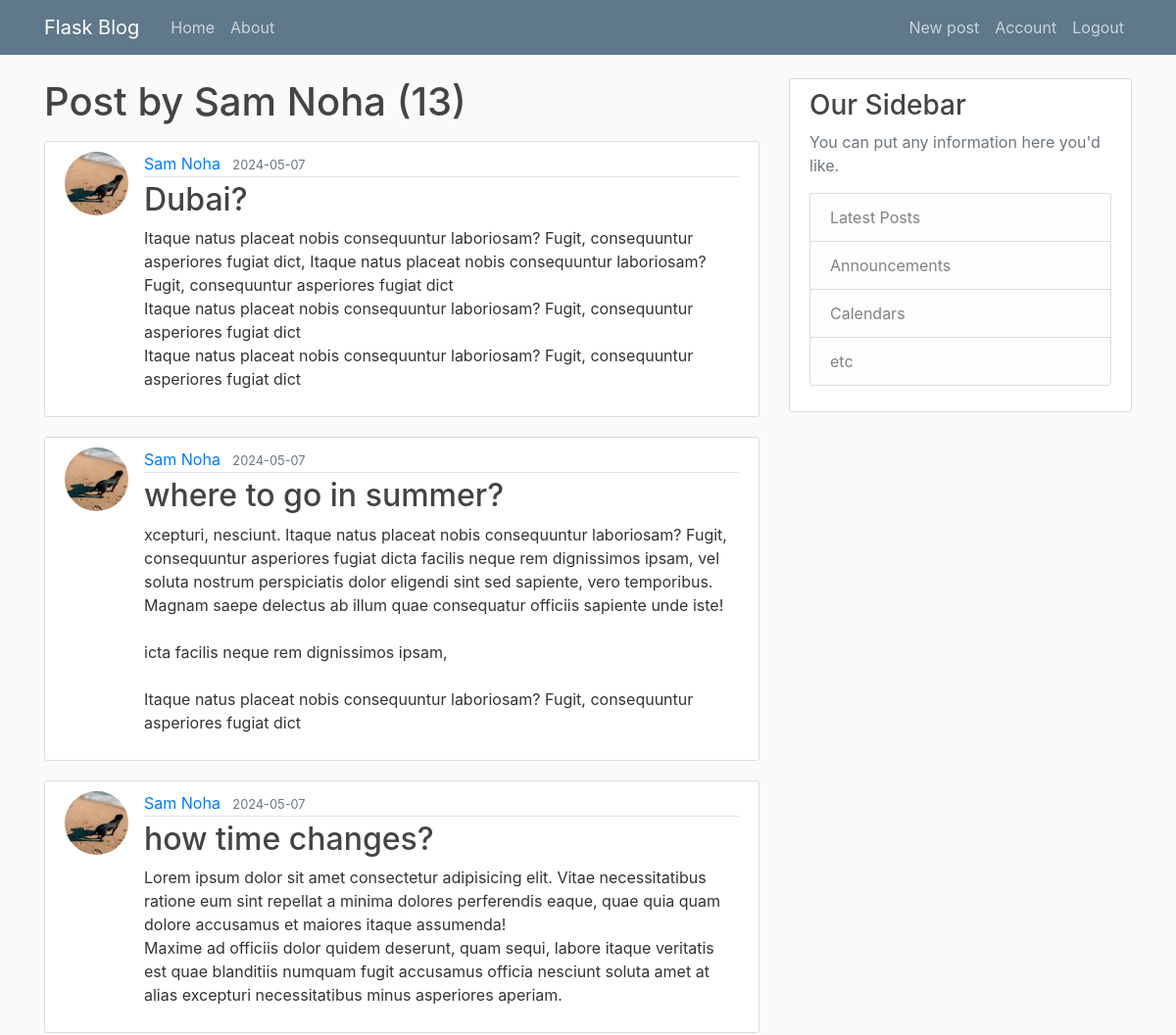
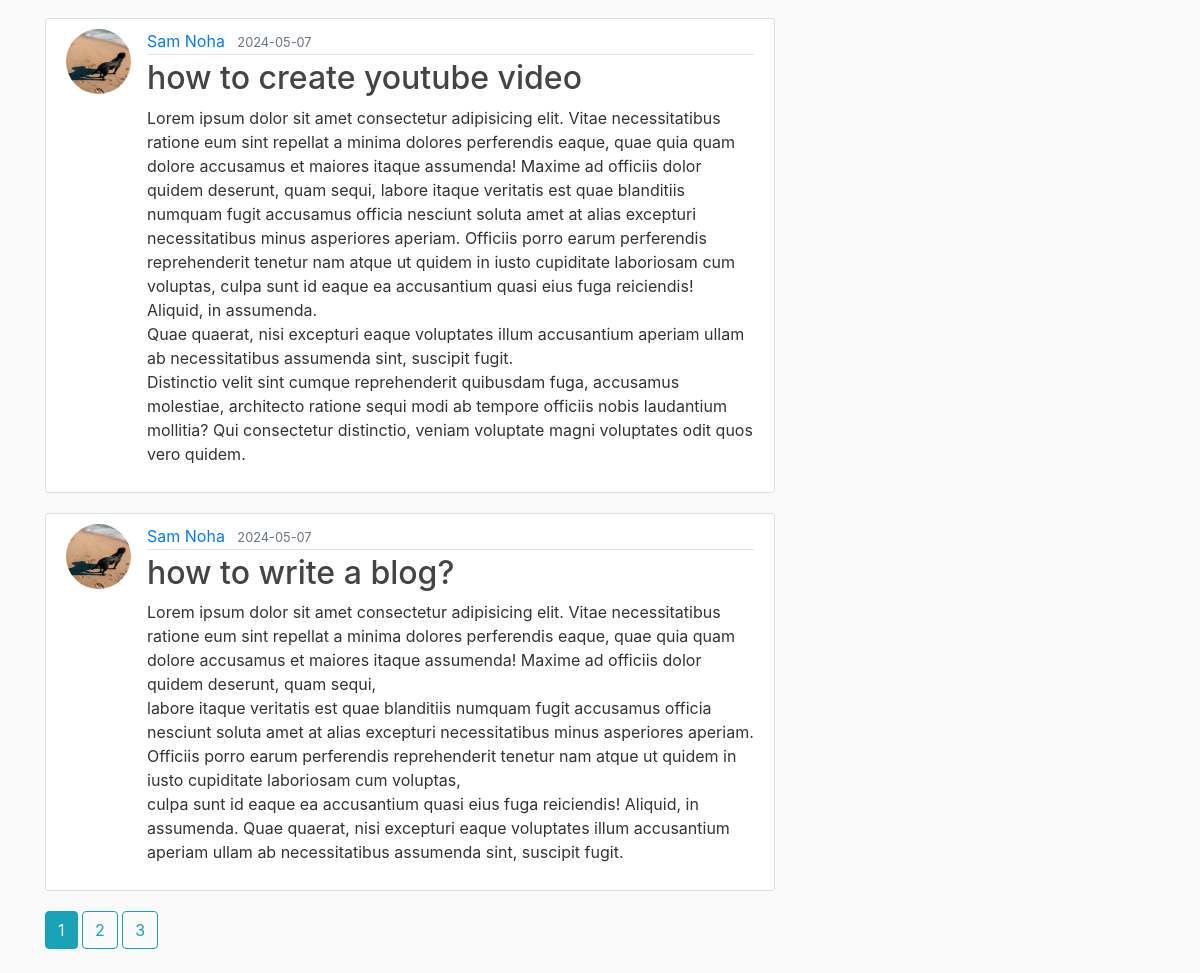
The app's page /user/Sam Noha (signed in) with its own data (2 pictures, top to bottom).
### flaskblog/models.py (models this page shows, shortened)
class User(db.Model, UserMixin):
  id = db.Column(db.Integer, primary_key=True)
  username = db.Column(db.String(20), unique=True, nullable=False)
  email = db.Column(db.String(120), unique=True, nullable=False)
  image_file = db.Column(db.String(20), nullable=False, default='default.jpg')
  password = db.Column(db.String(60), nullable=False)
  posts = db.relationship('Post', backref='author', lazy=True)

class Post(db.Model):
  id = db.Column(db.Integer, primary_key=True)
  title = db.Column(db.String(100), unique=True, nullable=False)
  date_posted = db.Column(db.DateTime, nullable=False, default=datetime.now)
  content = db.Column(db.Text, nullable=False)
  user_id = db.Column(db.Integer, db.ForeignKey('user.id'), nullable=False)

### flaskblog/users/routes.py (the view)
@users.route("/user/<string:username>")
def user_posts(username):
  page = request.args.get('page',1,type=int)
  user = User.query.filter_by(username=username).first_or_404()
  posts = Post.query.filter_by(author=user)\
    .order_by(Post.date_posted.desc())\
      .paginate(page=page,per_page=5)
  return render_template('user_post.html',posts=posts, user=user, title='User Post')

### flaskblog/models.py (called while the page is built)
@login_manager.user_loader
def user_loader(user_id):
  return User.query.get(int(user_id))

### flaskblog/templates/user_post.html
{% extends "layout.html"%}
{% block content %}
<h1 class="mb-3"> Post by {{ user.username }} ({{posts.total}}) </h1>
{% for post in posts.items %}
    <article class="media content-section d-flex">
        <div>
            <img src="{{ url_for('static', filename='profile_pics/' + post.author.image_file) }}" alt=""
                class="rounded-circle article-img">
        </div>
        <div class="media-body w-100">
            <div class="article-metadata">
                <a class="mr-2" href="{{url_for('users.user_posts',username=post.author.username)}}">{{ post.author.username }}</a>
                <small class="text-muted">{{ post.date_posted.strftime('%Y-%m-%d') }}</small>
            </div>
            <h2><a class="article-title" href="{{ url_for('posts.post',post_id=post.id)}}">{{ post.title }}</a></h2>
            <p class="article-content">{{ post.content }}</p>
        </div>
    </article>
{% endfor %}
{% for page_num in posts.iter_pages(left_edge=1,right_edge=1, right_current=1,left_current=1) %}
    {% if page_num %}
        {% if posts.page == page_num %}
            <a class="btn btn-info mb-4" href="{{ url_for('users.user_posts', username=user.username, page=page_num)}}">{{page_num}}</a>
        {% else %}
            <a class="btn btn-outline-info mb-4" href="{{ url_for('users.user_posts', username=user.username, page=page_num)}}">{{page_num}}</a>
        {% endif %}
    {% else %}
    ...
    {% endif%}
{% endfor %}
{% endblock content %}

### flaskblog/static/main.css (style rules this page uses)
body { background: #fafafa; color: #333333; margin-top: 5rem; }
h1, h2, h3, h4, h5, h6 { color: #444444; }
.content-section { background: #ffffff; padding: 10px 20px; border: 1px solid #dddddd; border-radius: 3px; margin-bottom: 20px; }
.article-title { color: #444444; }
.article-content { white-space: pre-line; }
.article-img { height: 65px; width: 65px; margin-right: 16px; }
.article-metadata { padding-bottom: 1px; margin-bottom: 4px; border-bottom: 1px solid #e3e3e3 }

### records on screen
User: username "Sam Noha"
Post: image_file (picture), author.username "Sam Noha", date_posted "2024-05-07", title "Dubai?", content "Itaque natus placeat nobis consequuntur laboriosam? Fugit, consequuntur asperiores fugiat dict, Itaque natus placeat nobis consequuntur laboriosam? Fugit, consequuntur asperiores fugiat dict Itaque natus placeat nobis consequuntur laboriosam? Fugit, consequuntur asperiores fugiat dict Itaque natus placeat nobis consequuntur laboriosam? Fugit, consequuntur asperiores fugiat dict"
Post: image_file (picture), author.username "Sam Noha", date_posted "2024-05-07", title "where to go in summer?", content "xcepturi, nesciunt. Itaque natus placeat nobis consequuntur laboriosam? Fugit, consequuntur asperiores fugiat dicta facilis neque rem dignissimos ipsam, vel soluta nostrum perspiciatis dolor eligendi sint sed sapiente, vero temporibus. Magnam saepe delectus ab illum quae consequatur officiis sapiente unde iste! icta facilis neque rem dignissimos ipsam, Itaque natus placeat nobis consequuntur laboriosam? Fugit, consequuntur asperiores fugiat dict"
Post: image_file (picture), author.username "Sam Noha", date_posted "2024-05-07", title "how time changes?", content "Lorem ipsum dolor sit amet consectetur adipisicing elit. Vitae necessitatibus ratione eum sint repellat a minima dolores perferendis eaque, quae quia quam dolore accusamus et maiores itaque assumenda! Maxime ad officiis dolor quidem deserunt, quam sequi, labore itaque veritatis est quae blanditiis numquam fugit accusamus officia nesciunt soluta amet at alias excepturi necessitatibus minus asperiores aperiam."
Post: image_file (picture), author.username "Sam Noha", date_posted "2024-05-07", title "how to create youtube video", content "Lorem ipsum dolor sit amet consectetur adipisicing elit. Vitae necessitatibus ratione eum sint repellat a minima dolores perferendis eaque, quae quia quam dolore accusamus et maiores itaque assumenda! Maxime ad officiis dolor quidem deserunt, quam sequi, labore itaque veritatis est quae blanditiis numquam fugit accusamus officia nesciunt soluta amet at alias excepturi necessitatibus minus asperiores aperiam. Officiis porro earum perferendis reprehenderit tenetur nam atque ut quidem in iusto cupiditate laboriosam cum voluptas, culpa sunt id eaque ea accusantium quasi eius fuga reiciendis! Aliquid, in assumenda. Quae quaerat, nisi excepturi eaque voluptates illum accusantium aperiam ullam ab…"
Post: image_file (picture), author.username "Sam Noha", date_posted "2024-05-07", title "how to write a blog?", content "Lorem ipsum dolor sit amet consectetur adipisicing elit. Vitae necessitatibus ratione eum sint repellat a minima dolores perferendis eaque, quae quia quam dolore accusamus et maiores itaque assumenda! Maxime ad officiis dolor quidem deserunt, quam sequi, labore itaque veritatis est quae blanditiis numquam fugit accusamus officia nesciunt soluta amet at alias excepturi necessitatibus minus asperiores aperiam. Officiis porro earum perferendis reprehenderit tenetur nam atque ut quidem in iusto cupiditate laboriosam cum voluptas, culpa sunt id eaque ea accusantium quasi eius fuga reiciendis! Aliquid, in assumenda. Quae quaerat, nisi excepturi eaque voluptates illum accusantium aperiam ullam ab…"

### other values on screen
{{ posts.total }} "13"
{{ page_num }} "1"
{{ page_num }} "2" "3"
